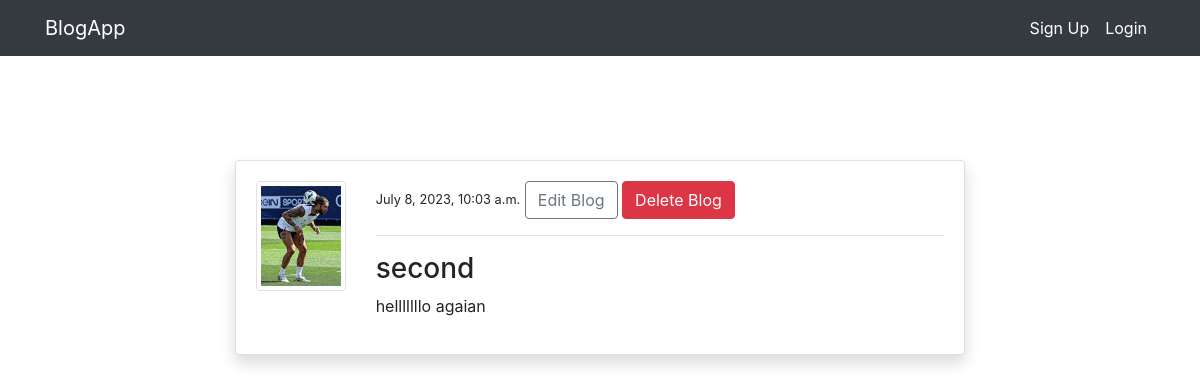
The page /post_details/2/ on the database its author committed.
### myblog/models.py (models this page shows, shortened)
class BlogModel(models.Model):
    title = models.CharField(max_length=100)
    content = models.TextField()
    author = models.ForeignKey(User,on_delete=models.CASCADE)
    date_created = models.DateTimeField(auto_now_add=True)
    class Meta:
        ordering = ('-date_created',)

### Accounts/models.py (models this page shows, shortened)
class AccountModel(models.Model):
    user = models.OneToOneField(User, on_delete=models.CASCADE)
    image=models.ImageField(default='default.png',upload_to='account' , validators=[FileExtensionValidator(['png','jpg','jpeg'])])

### myblog/views.py (the view)
# urls.py: path('post_details/<int:pk>/', views.Post_details , name='post_details'),
def Post_details(request,pk):
    post=BlogModel.objects.get(id=pk)
    context ={
        'post':post
    }
    return render(request,'blogs/post_details.html',context)

### templates/blogs/post_details.html (shortened to what this page needs)
{% extends 'baseFiles/base.html' %}
{% load crispy_forms_tags %}
{% block content %}
<div class="container">
    <div class="row mt-5 pt-5">
       <div class="col-md-8 offset-md-2">
        <div class="card my-3 shadow">
            <div class="card-body">
                <div class="row">
                    <div class="col-md-2">
                        <small> <img class="img-thumbnail" src="{{post.author.accountmodel.image.url}}" alt="image1"></small>
                     </div>
                    <div class="col-md-10">
                        <small>{{  post.date_created }}</small>
                        <span><a class="btn btn-outline-secondary"  href="{% url 'edit_post' post.id %}">Edit Blog  </a></span>
                        <span><a class="btn btn-danger " href="{% url 'delete_post' post.id %}">Delete Blog  </a></span>
                        <hr>
                        <h3>{{post.title}}</h3>
                        <p>{{post.content}}</p>
                    </div>
                </div>
            </div>
        </div>
       </div>
    </div>
</div>
{% endblock %}

### rows shown on the page
BlogModel: author.accountmodel.image (picture), date_created "July 8, 2023, 10:03 a.m.", title "second", content "helllllllo agaian"
